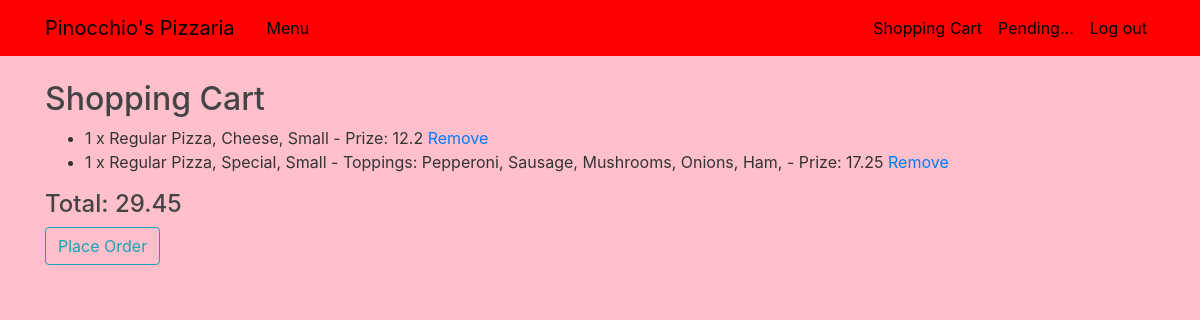
The app's page /cart (signed in) with its own data.
### orders/models.py (models this page shows, shortened)
class OrderItem(models.Model):
    order = models.ForeignKey(Order, on_delete=models.CASCADE)
    menuitem = models.ForeignKey(MenuItem, on_delete=models.CASCADE)
    toppings = models.ManyToManyField(Topping)
    extras = models.ManyToManyField(Extra)
    quantity = models.IntegerField(default = 1)
    def __str__(self):
        display = f"{self.quantity} x {self.menuitem.type}, {self.menuitem.name}, {self.menuitem.size}"
        if self.toppings.count() > 0:
            display += " - Toppings: "
        for topping in self.toppings.all():
            display +=f" {topping.name},"
        if self.extras.count() > 0:
            display += " -  Extras: "
        for extra in self.extras.all():
            display +=f" {extra.name},"
        display += f" - Prize: {self.cost}"
        return display
    @property
    def cost(self):
        cost = self.menuitem.prize
        for extra in self.extras.all():
            cost += extra.prize
        cost = cost*self.quantity
        return cost

class MenuItem(models.Model):
    name = models.CharField(max_length = 30)
    size = models.CharField(max_length = 10)
    type = models.CharField(max_length = 30)
    prize = models.FloatField()
    num_toppings = models.IntegerField()

class Topping(models.Model):
    name = models.CharField(max_length = 30)

class Order(models.Model):
    status = models.CharField(max_length = 30, default = 'Open')
    user = models.ForeignKey(User, on_delete=models.CASCADE)
    @property
    def total(self):
        total = 0
        for orderitem in self.orderitem_set.all():
            total += orderitem.cost
        return total

### orders/views.py (the view)
# urls.py: path("cart", views.cart, name="cart"),
def cart(request):
    order = Order.objects.filter(user = request.user, status = 'Open').first()
    if order is None:
        order = Order(user = request.user, status = 'Open')
        order.save()
    orderitems = order.orderitem_set.all()
    context = {'order' : order, 'orderitems':orderitems}
    return render(request, "orders/cart.html", context)

### orders/templates/orders/cart.html (shortened to what this page needs)
{% extends "orders/layout.html" %}
{% load crispy_forms_tags %}
{% block body %}
<h2>Shopping Cart</h2>
<ul>
{% for orderitem in orderitems %}
    <li>{{orderitem}} <a href="remove/{{orderitem.id}}">Remove</a></li>
{% endfor %}
</ul>
<h4>Total: {{order.total}}</h2>
<form action = "/place/{{order.id}}" onsubmit="return confirm('Please confirm your oder of: {% for orderitem in orderitems %}\n {{orderitem}} {%endfor%} \n For a total of:{{order.total}}');">
    <button class = "btn btn-outline-info" type="submit">Place Order</button>
</form>
{% endblock %}

### orders/static/orders/main.css (style rules this page uses)
body { background: #fafafa; color: #333333; margin-top: 5rem; }
h1, h2, h3, h4, h5, h6 { color: #444444; }

### records on screen
OrderItem: quantity+menuitem+id "1 x Regular Pizza, Cheese, Small - Prize: 12.2"
OrderItem: quantity+menuitem+id "1 x Regular Pizza, Special, Small - Toppings: Pepperoni, Sausage, Mushrooms, Onions, Ham, - Prize: 17.25"
Order: total "29.45"
